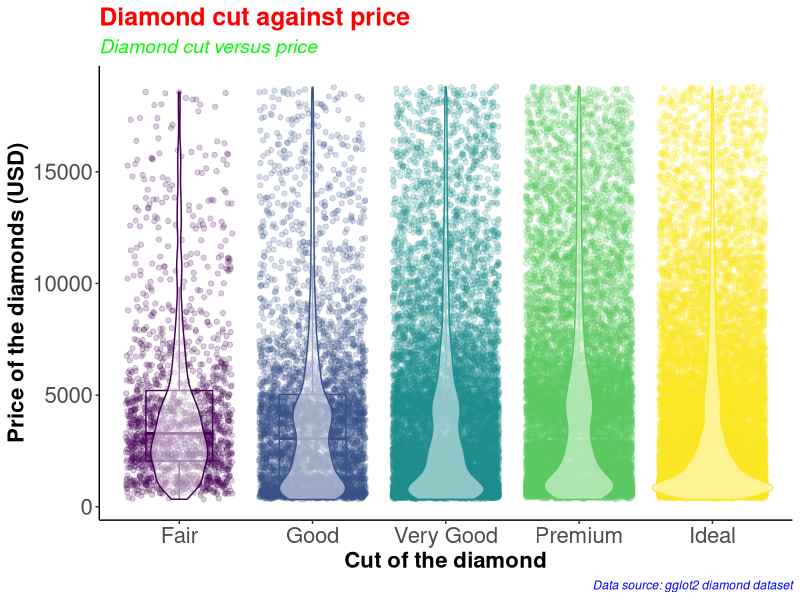
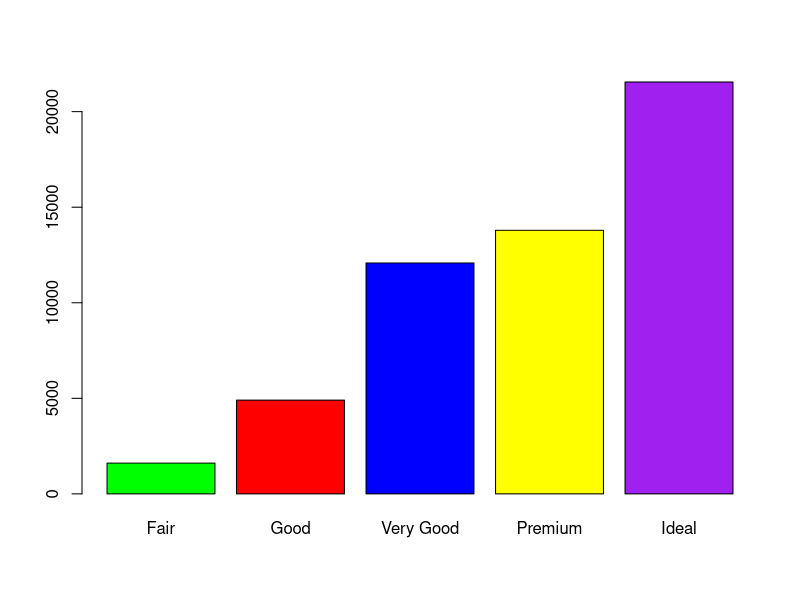

Here is the R script that generated these plots, in order:
# Combining both boxplot and violin plots in one.

library(tidyverse)

diamonds_df <- diamonds

diamonds_df %>% 
  ggplot(aes(x = cut, y = price, color = cut)) +
  geom_point(position = "jitter", alpha = 0.2) +
  geom_boxplot(alpha = 0, width = 0.5) +
  geom_violin(alpha = 0.5) +
  theme_classic() +
  theme(legend.position = "none") +
  labs(x = "Cut of the diamond",
       y = "Price of the diamonds (USD)",
       title = "Diamond cut against price",
       subtitle = "Diamond cut versus price",
       caption = "Data source: gglot2 diamond dataset") +
  theme(axis.text=element_text(size=16),
        axis.title=element_text(size=16,face="bold")) +
  theme(plot.title = element_text(color = 'red', size = 18, face = 'bold'),
        plot.subtitle = element_text(color = 'green', size = 14, face = 'italic'),
        plot.caption = element_text(color = 'blue', face = 'italic'))

diamonds %>% 
  filter(cut == 'Very Good') %>% 
  nrow()


diamonds %>% 
  select(cut) %>% 
  table() %>% 
  barplot(col = c('green', 'red', 'blue', 'yellow', 'purple'))
